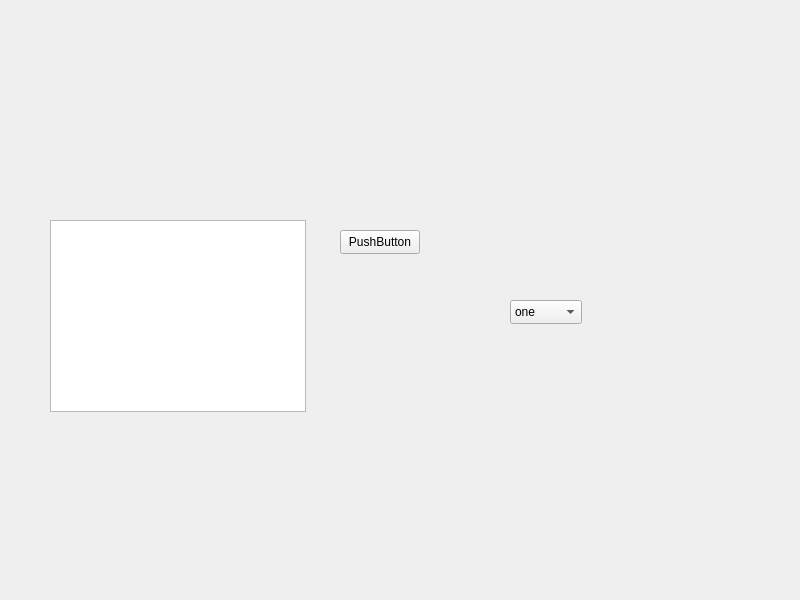
<?xml version="1.0" encoding="UTF-8"?>
<ui version="4.0">
 <class>Widget</class>
 <widget class="QWidget" name="Widget">
  <property name="geometry">
   <rect>
    <x>0</x>
    <y>0</y>
    <width>800</width>
    <height>600</height>
   </rect>
  </property>
  <property name="windowTitle">
   <string>Widget</string>
  </property>
  <widget class="QPushButton" name="pushButton">
   <property name="geometry">
    <rect>
     <x>340</x>
     <y>230</y>
     <width>80</width>
     <height>24</height>
    </rect>
   </property>
   <property name="text">
    <string>PushButton</string>
   </property>
  </widget>
  <widget class="QListView" name="listView">
   <property name="geometry">
    <rect>
     <x>50</x>
     <y>220</y>
     <width>256</width>
     <height>192</height>
    </rect>
   </property>
  </widget>
  <widget class="QComboBox" name="comboBox">
   <property name="geometry">
    <rect>
     <x>510</x>
     <y>300</y>
     <width>72</width>
     <height>24</height>
    </rect>
   </property>
   <item>
    <property name="text">
     <string>one</string>
    </property>
   </item>
   <item>
    <property name="text">
     <string>two</string>
    </property>
   </item>
  </widget>
 </widget>
 <resources/>
 <connections/>
</ui>
